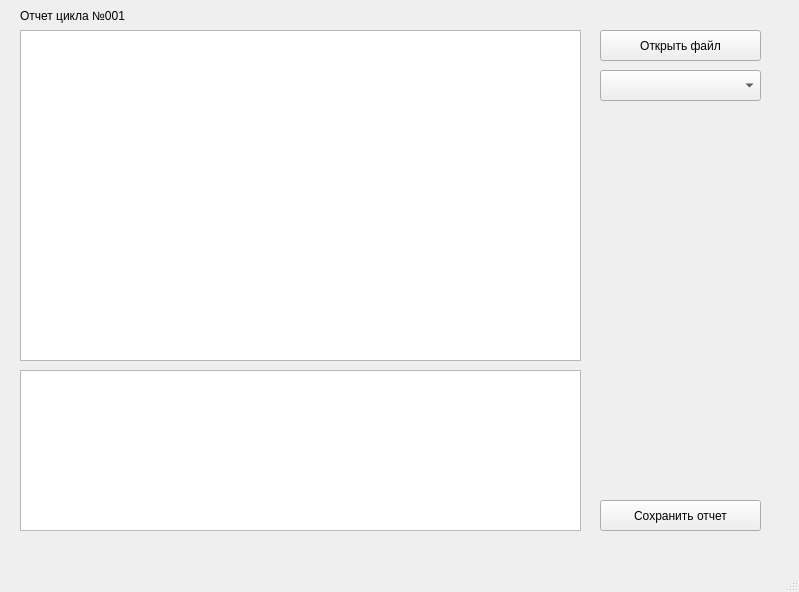
<?xml version="1.0" encoding="UTF-8"?>
<ui version="4.0">
 <class>MainWindow</class>
 <widget class="QMainWindow" name="MainWindow">
  <property name="geometry">
   <rect>
    <x>0</x>
    <y>0</y>
    <width>799</width>
    <height>592</height>
   </rect>
  </property>
  <property name="windowTitle">
   <string>Autoclave Report Promintellect 2022</string>
  </property>
  <widget class="QWidget" name="centralwidget">
   <widget class="QGraphicsView" name="graphicsView">
    <property name="geometry">
     <rect>
      <x>20</x>
      <y>30</y>
      <width>561</width>
      <height>331</height>
     </rect>
    </property>
   </widget>
   <widget class="QTableView" name="tableView">
    <property name="geometry">
     <rect>
      <x>20</x>
      <y>370</y>
      <width>561</width>
      <height>161</height>
     </rect>
    </property>
   </widget>
   <widget class="QPushButton" name="pushButton">
    <property name="geometry">
     <rect>
      <x>600</x>
      <y>30</y>
      <width>161</width>
      <height>31</height>
     </rect>
    </property>
    <property name="text">
     <string>Открыть файл</string>
    </property>
   </widget>
   <widget class="QPushButton" name="pushButton_2">
    <property name="geometry">
     <rect>
      <x>600</x>
      <y>500</y>
      <width>161</width>
      <height>31</height>
     </rect>
    </property>
    <property name="text">
     <string>Сохранить отчет</string>
    </property>
   </widget>
   <widget class="QLabel" name="label">
    <property name="geometry">
     <rect>
      <x>20</x>
      <y>0</y>
      <width>421</width>
      <height>31</height>
     </rect>
    </property>
    <property name="text">
     <string>Отчет цикла №001</string>
    </property>
   </widget>
   <widget class="QComboBox" name="comboBox">
    <property name="geometry">
     <rect>
      <x>600</x>
      <y>70</y>
      <width>161</width>
      <height>31</height>
     </rect>
    </property>
   </widget>
  </widget>
  <widget class="QMenuBar" name="menubar">
   <property name="geometry">
    <rect>
     <x>0</x>
     <y>0</y>
     <width>799</width>
     <height>26</height>
    </rect>
   </property>
  </widget>
  <widget class="QStatusBar" name="statusbar"/>
 </widget>
 <resources/>
 <connections/>
</ui>
